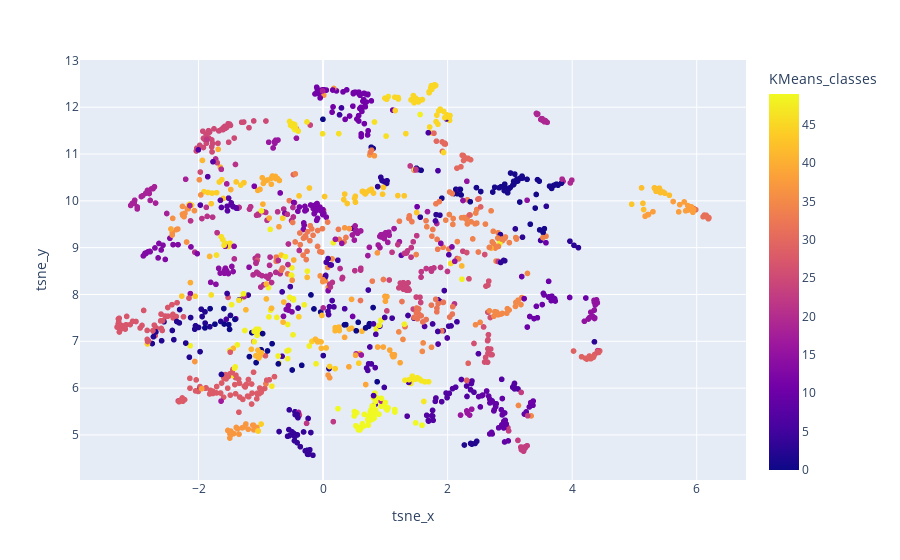

Notebook code for this chart:
### Code cell
fig = px.scatter(
    X_tsne_pd, x="tsne_x", y="tsne_y", hover_data=["text"], color="KMeans_classes"
)
fig.show()

### Figure 1 — Plotly figure (JSON) as saved in the notebook; plotly's stock layout.template omitted (floating-point values rounded to 4 significant figures; data arrays with more than 128 entries replaced by an {"elided": "..."} marker saying what was removed)
{"data": [{"customdata": {"elided": "1500x1 str values"}, "hovertemplate": "tsne_x=%{x}<br>tsne_y=%{y}<br>text=%{customdata[0]}<br>KMeans_classes=%{marker.color}<extra></extra>", "legendgroup": "", "marker": {"color": {"elided": "1500 int values"}, "coloraxis": "coloraxis", "symbol": "circle"}, "mode": "markers", "name": "", "showlegend": false, "type": "scattergl", "x": {"elided": "1500 float values"}, "xaxis": "x", "y": {"elided": "1500 float values"}, "yaxis": "y"}], "layout": {"coloraxis": {"colorbar": {"title": {"text": "KMeans_classes"}}, "colorscale": [[0, "#0d0887"], [0.1111, "#46039f"], [0.2222, "#7201a8"], [0.3333, "#9c179e"], [0.4444, "#bd3786"], [0.5556, "#d8576b"], [0.6667, "#ed7953"], [0.7778, "#fb9f3a"], [0.8889, "#fdca26"], [1, "#f0f921"]]}, "legend": {"tracegroupgap": 0}, "margin": {"t": 60}, "xaxis": {"anchor": "y", "domain": [0, 1], "title": {"text": "tsne_x"}}, "yaxis": {"anchor": "x", "domain": [0, 1], "title": {"text": "tsne_y"}}}}
